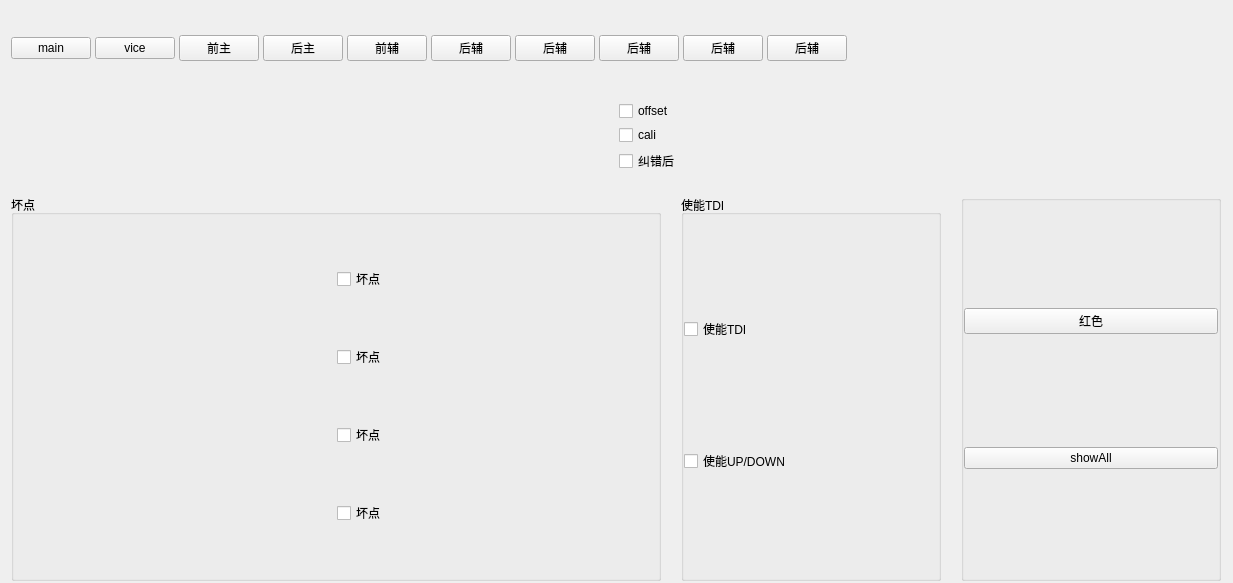
<?xml version="1.0" encoding="UTF-8"?>
<ui version="4.0">
 <class>IrBadPointSetWidget</class>
 <widget class="QWidget" name="IrBadPointSetWidget">
  <property name="geometry">
   <rect>
    <x>0</x>
    <y>0</y>
    <width>1233</width>
    <height>583</height>
   </rect>
  </property>
  <property name="windowTitle">
   <string>Form</string>
  </property>
  <layout class="QVBoxLayout" name="verticalLayout_4" stretch="1,5,4">
   <property name="spacing">
    <number>4</number>
   </property>
   <property name="topMargin">
    <number>0</number>
   </property>
   <property name="bottomMargin">
    <number>2</number>
   </property>
   <item>
    <layout class="QHBoxLayout" name="horizontalLayout_3">
     <item>
      <layout class="QHBoxLayout" name="horizontalLayout_2">
       <item>
        <widget class="QPushButton" name="mainBtn">
         <property name="text">
          <string notr="true">main</string>
         </property>
        </widget>
       </item>
       <item>
        <widget class="QPushButton" name="viceBtn">
         <property name="text">
          <string notr="true">vice</string>
         </property>
        </widget>
       </item>
       <item>
        <widget class="QPushButton" name="pushButton">
         <property name="text">
          <string notr="true">前主</string>
         </property>
        </widget>
       </item>
       <item>
        <widget class="QPushButton" name="pushButton_2">
         <property name="text">
          <string notr="true">后主</string>
         </property>
        </widget>
       </item>
       <item>
        <widget class="QPushButton" name="pushButton_3">
         <property name="text">
          <string notr="true">前辅</string>
         </property>
        </widget>
       </item>
       <item>
        <widget class="QPushButton" name="pushButton_4">
         <property name="text">
          <string notr="true">后辅</string>
         </property>
        </widget>
       </item>
       <item>
        <widget class="QPushButton" name="pushButton_6">
         <property name="text">
          <string>后辅</string>
         </property>
        </widget>
       </item>
       <item>
        <widget class="QPushButton" name="pushButton_7">
         <property name="text">
          <string>后辅</string>
         </property>
        </widget>
       </item>
       <item>
        <widget class="QPushButton" name="pushButton_9">
         <property name="text">
          <string>后辅</string>
         </property>
        </widget>
       </item>
       <item>
        <widget class="QPushButton" name="pushButton_10">
         <property name="text">
          <string>后辅</string>
         </property>
        </widget>
       </item>
      </layout>
     </item>
     <item>
      <spacer name="horizontalSpacer">
       <property name="orientation">
        <enum>Qt::Horizontal</enum>
       </property>
       <property name="sizeHint" stdset="0">
        <size>
         <width>40</width>
         <height>20</height>
        </size>
       </property>
      </spacer>
     </item>
     <item>
      <widget class="SetEditValueWidget" name="chuteWidget" native="true">
       <property name="minimumSize">
        <size>
         <width>200</width>
         <height>0</height>
        </size>
       </property>
      </widget>
     </item>
    </layout>
   </item>
   <item>
    <layout class="QHBoxLayout" name="horizontalLayout_4" stretch="0,0">
     <item>
      <widget class="MyWaveWidget" name="widget" native="true"/>
     </item>
     <item>
      <layout class="QVBoxLayout" name="verticalLayout">
       <item>
        <widget class="QCheckBox" name="checkBox_origin">
         <property name="text">
          <string notr="true">offset</string>
         </property>
        </widget>
       </item>
       <item>
        <widget class="QCheckBox" name="checkBox_cali">
         <property name="text">
          <string notr="true">cali</string>
         </property>
        </widget>
       </item>
       <item>
        <widget class="QCheckBox" name="checkBox_correct">
         <property name="text">
          <string notr="true">纠错后</string>
         </property>
        </widget>
       </item>
       <item>
        <widget class="QLabel" name="label_rgb">
         <property name="sizePolicy">
          <sizepolicy hsizetype="Minimum" vsizetype="Fixed">
           <horstretch>0</horstretch>
           <verstretch>0</verstretch>
          </sizepolicy>
         </property>
         <property name="text">
          <string/>
         </property>
        </widget>
       </item>
      </layout>
     </item>
    </layout>
   </item>
   <item>
    <layout class="QHBoxLayout" name="horizontalLayout_5" stretch="5,2,2">
     <property name="spacing">
      <number>20</number>
     </property>
     <property name="rightMargin">
      <number>1</number>
     </property>
     <item>
      <widget class="QGroupBox" name="groupBox">
       <property name="minimumSize">
        <size>
         <width>0</width>
         <height>200</height>
        </size>
       </property>
       <property name="title">
        <string notr="true">坏点</string>
       </property>
       <layout class="QHBoxLayout" name="horizontalLayout">
        <property name="leftMargin">
         <number>0</number>
        </property>
        <property name="topMargin">
         <number>0</number>
        </property>
        <property name="rightMargin">
         <number>0</number>
        </property>
        <property name="bottomMargin">
         <number>0</number>
        </property>
        <item>
         <widget class="QStackedWidget" name="stackedWidget">
          <property name="currentIndex">
           <number>0</number>
          </property>
          <widget class="QWidget" name="page">
           <layout class="QGridLayout" name="gridLayout">
            <property name="leftMargin">
             <number>0</number>
            </property>
            <property name="topMargin">
             <number>0</number>
            </property>
            <property name="rightMargin">
             <number>0</number>
            </property>
            <property name="bottomMargin">
             <number>0</number>
            </property>
            <property name="spacing">
             <number>2</number>
            </property>
            <item row="2" column="1">
             <widget class="QCheckBox" name="checkBox_blue">
              <property name="text">
               <string notr="true">坏点</string>
              </property>
             </widget>
            </item>
            <item row="0" column="1">
             <widget class="QCheckBox" name="checkBox_red">
              <property name="text">
               <string notr="true">坏点</string>
              </property>
             </widget>
            </item>
            <item row="1" column="1">
             <widget class="QCheckBox" name="checkBox_green">
              <property name="text">
               <string notr="true">坏点</string>
              </property>
             </widget>
            </item>
            <item row="2" column="0">
             <widget class="SetEditValueWidget" name="blueDot" native="true"/>
            </item>
            <item row="0" column="0">
             <widget class="SetEditValueWidget" name="redDot" native="true"/>
            </item>
            <item row="1" column="0">
             <widget class="SetEditValueWidget" name="greenDot" native="true"/>
            </item>
            <item row="3" column="0">
             <widget class="SetEditValueWidget" name="nDot" native="true"/>
            </item>
            <item row="3" column="1">
             <widget class="QCheckBox" name="checkBox_n">
              <property name="text">
               <string>坏点</string>
              </property>
             </widget>
            </item>
           </layout>
          </widget>
          <widget class="QWidget" name="page_2">
           <layout class="QGridLayout" name="gridLayout_2">
            <property name="leftMargin">
             <number>0</number>
            </property>
            <property name="topMargin">
             <number>0</number>
            </property>
            <property name="rightMargin">
             <number>0</number>
            </property>
            <property name="bottomMargin">
             <number>2</number>
            </property>
            <property name="spacing">
             <number>2</number>
            </property>
            <item row="0" column="1">
             <widget class="QCheckBox" name="checkBox_red_2">
              <property name="text">
               <string notr="true">坏点</string>
              </property>
             </widget>
            </item>
            <item row="1" column="1">
             <widget class="QCheckBox" name="checkBox_green_2">
              <property name="text">
               <string notr="true">坏点</string>
              </property>
             </widget>
            </item>
            <item row="2" column="1">
             <widget class="QCheckBox" name="checkBox_blue_2">
              <property name="text">
               <string notr="true">坏点</string>
              </property>
             </widget>
            </item>
            <item row="0" column="0">
             <widget class="SetEditValueWidget" name="redDot_2" native="true"/>
            </item>
            <item row="2" column="0">
             <widget class="SetEditValueWidget" name="blueDot_2" native="true"/>
            </item>
            <item row="1" column="0">
             <widget class="SetEditValueWidget" name="greenDot_2" native="true"/>
            </item>
            <item row="3" column="1">
             <widget class="QCheckBox" name="checkBox_n_2">
              <property name="text">
               <string>坏点</string>
              </property>
             </widget>
            </item>
            <item row="3" column="0">
             <widget class="SetEditValueWidget" name="nDot_2" native="true"/>
            </item>
           </layout>
          </widget>
         </widget>
        </item>
       </layout>
      </widget>
     </item>
     <item>
      <widget class="QGroupBox" name="groupBox_tdi">
       <property name="title">
        <string notr="true">使能TDI</string>
       </property>
       <layout class="QVBoxLayout" name="verticalLayout_3">
        <property name="leftMargin">
         <number>0</number>
        </property>
        <property name="topMargin">
         <number>0</number>
        </property>
        <property name="rightMargin">
         <number>0</number>
        </property>
        <property name="bottomMargin">
         <number>2</number>
        </property>
        <item>
         <widget class="QCheckBox" name="checkBox_tdi">
          <property name="text">
           <string notr="true">使能TDI</string>
          </property>
         </widget>
        </item>
        <item>
         <widget class="QCheckBox" name="checkBox_enable_updown">
          <property name="text">
           <string notr="true">使能UP/DOWN</string>
          </property>
         </widget>
        </item>
       </layout>
      </widget>
     </item>
     <item>
      <widget class="QGroupBox" name="groupBox_8">
       <property name="title">
        <string notr="true"/>
       </property>
       <layout class="QVBoxLayout" name="verticalLayout_2">
        <property name="leftMargin">
         <number>0</number>
        </property>
        <property name="topMargin">
         <number>0</number>
        </property>
        <property name="rightMargin">
         <number>0</number>
        </property>
        <property name="bottomMargin">
         <number>2</number>
        </property>
        <item>
         <widget class="QPushButton" name="pushButton_8">
          <property name="text">
           <string notr="true">红色</string>
          </property>
         </widget>
        </item>
        <item>
         <widget class="QPushButton" name="pushButton_5">
          <property name="text">
           <string notr="true">showAll</string>
          </property>
         </widget>
        </item>
       </layout>
      </widget>
     </item>
    </layout>
   </item>
  </layout>
 </widget>
 <customwidgets>
  <customwidget>
   <class>SetEditValueWidget</class>
   <extends>QWidget</extends>
   <header location="global">mysortwidget/seteditvaluewidget.h</header>
   <container>1</container>
  </customwidget>
  <customwidget>
   <class>MyWaveWidget</class>
   <extends>QWidget</extends>
   <header location="global">mysortwidget/mywavewidget.h</header>
   <container>1</container>
  </customwidget>
 </customwidgets>
 <resources/>
 <connections/>
</ui>
